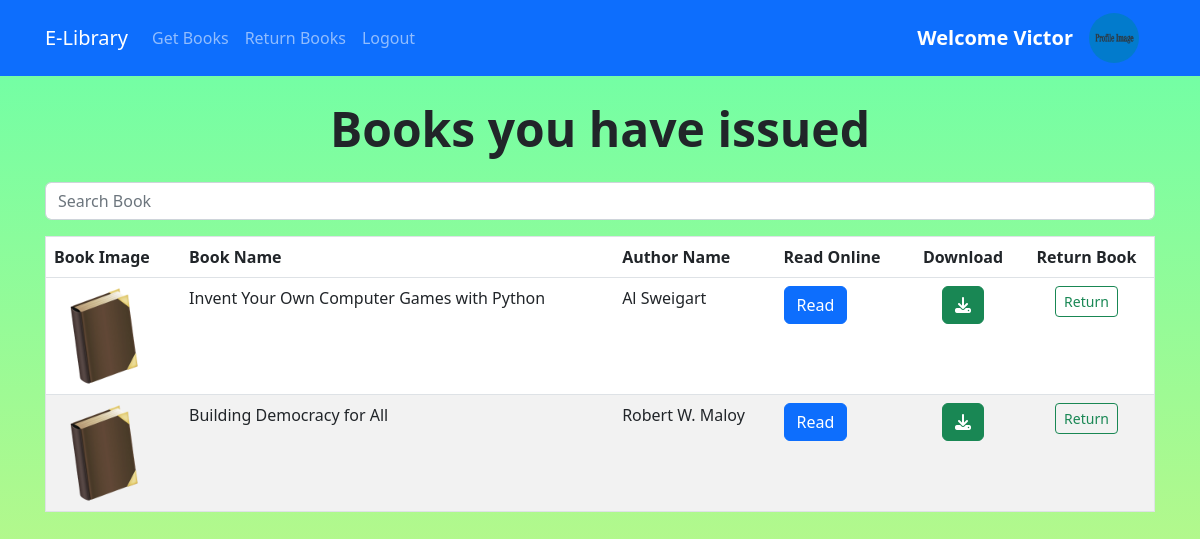
The app's page /return_book/ (signed in) with its own data.
### Library/models.py (models this page shows, shortened)
class Book(models.Model):
    image = models.ImageField(upload_to='book_images/', default='book_images/default_big.png')
    book_name = models.CharField(max_length=150)
    author_name = models.CharField(max_length=200)
    quantity = models.IntegerField(default=1)
    content_file = models.FileField(upload_to='book_content/', default='book_content/link-expired.txt')
    subject = models.CharField(max_length=2000)
    book_add_time = models.TimeField(default=timezone.now())
    book_add_date = models.DateField(default=date.today())
    class Meta:
        unique_together = ("book_name", "author_name")

### Library/views.py (the view, shortened to what this page needs)
# urls.py: path("return_book/", views.return_book, name="return_book"),
@login_required(login_url="login")
def return_book(request):
    my_items = IssuedItem.objects.filter(
        user_id=request.user, return_date__isnull=True
    ).values_list("book_id")
    books = Book.objects.exclude(~Q(id__in=my_items))
    return render(request, "return_book.html", {"books": books})

### Library/templates/return_book.html (shortened to what this page needs)
{% extends 'base.html' %}
{% block content %}
<h1 class="display-5 text-center m-4 fw-bold">Books you have issued</h1>
<div class="input-group container">
  <input id="search" type="search" class="form-control rounded" placeholder="Search Book" aria-label="Search"
    aria-describedby="search-addon" />
</div>
<div class="container mt-3">
  <table class="table">
    <thead class="thead-dark">
      <tr>
        <th scope="col">Book Image</th>
        <th scope="col">Book Name</th>
        <th scope="col">Author Name</th>
        <th scope="col">Read Online</th>
        <th scope="col">
          <div class="text-center">Download</div>
        </th>
        <th scope="col">
          <div class="text-center">Return Book</div>
        </th>
      </tr>
    </thead>
    <tbody id="table_data">
      {% for book in books %}
      <tr>
        <td><img src="{{book.image.url}}" alt="{{book.book_name}} image" width="100px" class="img-fluid"></td>
        <td>{{book.book_name}}</td>
        <td>{{book.author_name}}</td>
        <td><a href="{% url 'read_book' book.id %}" class="btn btn-primary" id="read_online">Read</a></td>
        <td>
          <div class="text-center">
            <a href="{% url 'read_book' book.id %}" class="btn btn-success" download><i class="fa fa-download"
                aria-hidden="true"></i></a>
          </div>
        </td>
        <td>
          <div class="text-center">
            <form action="{% url 'return_book' %}" method="post">
              <button type="submit" class="btn btn-outline-success btn-sm">Return</button>
            </form>
          </div>
        </td>
      </tr>
      {% endfor %}
    </tbody>
  </table>
</div>
{% endblock %}

### Library/templates/base.html (shortened to what this page needs)
{% load static %}
<!DOCTYPE html>
<html lang="en">
<head>
  <link href="https://cdn.jsdelivr.net/npm/bootstrap@5.2.3/dist/css/bootstrap.min.css" rel="stylesheet"
>
</head>
<body>
  {% if user.is_authenticated %}
  <nav class="navbar navbar-expand-lg navbar-dark bg-primary sticky-top">
    <div class="container">
      <a class="navbar-brand" href="/">E-Library</a>
      <div class="collapse navbar-collapse" id="navbarNav">
        <ul class="navbar-nav ml-auto mb-2 mb-lg-0">
          <li class="nav-item">
            <a class="nav-link" href="{% url 'issue' %}">Get Books</a>
          </li>
          <li class="nav-item">
            <a class="nav-link" href="{% url 'return_book' %}">Return Books</a>
          </li>
          <li class="nav-item">
            <a class="nav-link" href="{% url 'logout' %}">Logout</a>
          </li>
        </ul>
      </div>
      <a class="navbar-brand fw-bold" href="{% url 'view_profile' %}">Welcome {{request.user.first_name}}</a>
      <a class="navbar-brand fw-bold" href="{% url 'view_profile' %}"><img src="../../media/profile_images/profile-image.png"
          alt="profile" width="50" height="50" class="img-fluid" id="profile-img"></a>
    </div>
  </nav>
  {% endif %}
  {% block content %}
  {% endblock %}
</body>
</html>

### Library/templates/base.html (style rules this page uses)
body { background: linear-gradient(#89b4f4, #cf7ade); background-size: cover; background-attachment: fixed; background-repeat: no-repeat; }
#profile-img { border-radius: 50%; }
table { border-collapse: collapse; border-spacing: 0; border-radius: 10px; width: 100%; border: 1px solid #ddd; }
th, td { text-align: left; padding: 20px; }
tr:nth-child(even) { background-color: #f2f2f2; }
tr:nth-child(odd) { background-color: #fff; }
.container { width: 100%; padding-right: 15px; padding-left: 15px; margin-right: auto; margin-left: auto; }
.input-group { width: 100%; margin-bottom: 1rem; }

### Library/templates/return_book.html (style rules this page uses)
body { background: linear-gradient(#6affa8, #d5f57f); background-size: cover; background-attachment: fixed; background-repeat: no-repeat; }

### records on screen
Book: image (placeholder picture), book_name "Invent Your Own Computer Games with Python", author_name "Al Sweigart"
Book: image (placeholder picture), book_name "Building Democracy for All", author_name "Robert W. Maloy"

### other values on screen
{{ request.user.first_name }} "Victor"
